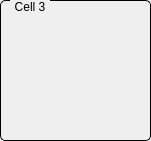
   <widget class="QGroupBox" name="groupBox_4">
    <property name="geometry">
     <rect>
      <x>10</x>
      <y>150</y>
      <width>151</width>
      <height>141</height>
     </rect>
    </property>
    <property name="styleSheet">
     <string notr="true">QGroupBox {
    border: 1px solid black;
    border-radius: 5px;
    margin-top: 0.5em;
}

QGroupBox::title {
    subcontrol-origin: margin;
    left: 10px;
    padding: 0 3px 0 3px;
}</string>
    </property>
    <property name="title">
     <string>Cell 3</string>
    </property>
    <widget class="QESimpleShape" name="qesimpleshape_91">
     <property name="geometry">
      <rect>
       <x>10</x>
       <y>30</y>
       <width>16</width>
       <height>16</height>
      </rect>
     </property>
     <property name="shape">
      <enum>QSimpleShape::circle</enum>
     </property>
     <property name="modulus">
      <number>2</number>
     </property>
     <property name="colour0" stdset="0">
      <color>
       <red>50</red>
       <green>20</green>
       <blue>20</blue>
      </color>
     </property>
     <property name="colour1" stdset="0">
      <color>
       <red>240</red>
       <green>5</green>
       <blue>5</blue>
      </color>
     </property>
     <property name="variable" stdset="0">
      <string>BOC$(cell)-CO-SB1:isInterlock</string>
     </property>
     <property name="variableSubstitutions" stdset="0">
      <string>cell=03</string>
     </property>
     <property name="displayAlarmStateOption" stdset="0">
      <enum>QE::Never</enum>
     </property>
    </widget>
    <widget class="QESubstitutedLabel" name="qesubstitutedlabel_91">
     <property name="geometry">
      <rect>
       <x>30</x>
       <y>30</y>
       <width>110</width>
       <height>17</height>
      </rect>
     </property>
     <property name="alignment">
      <set>Qt::AlignCenter</set>
     </property>
     <property name="labelText" stdset="0">
      <string>BOC$(cell)-CO-SB1</string>
     </property>
     <property name="textSubstitutions" stdset="0">
      <string>cell=03</string>
     </property>
    </widget>
    <widget class="QESubstitutedLabel" name="qesubstitutedlabel_92">
     <property name="geometry">
      <rect>
       <x>30</x>
       <y>50</y>
       <width>110</width>
       <height>17</height>
      </rect>
     </property>
     <property name="alignment">
      <set>Qt::AlignCenter</set>
     </property>
     <property name="labelText" stdset="0">
      <string>BOC$(cell)-CO-SB2</string>
     </property>
     <property name="textSubstitutions" stdset="0">
      <string>cell=03</string>
     </property>
    </widget>
    <widget class="QESimpleShape" name="qesimpleshape_92">
     <property name="geometry">
      <rect>
       <x>10</x>
       <y>50</y>
       <width>16</width>
       <height>16</height>
      </rect>
     </property>
     <property name="shape">
      <enum>QSimpleShape::circle</enum>
     </property>
     <property name="modulus">
      <number>2</number>
     </property>
     <property name="colour0" stdset="0">
      <color>
       <red>50</red>
       <green>20</green>
       <blue>20</blue>
      </color>
     </property>
     <property name="colour1" stdset="0">
      <color>
       <red>240</red>
       <green>5</green>
       <blue>5</blue>
      </color>
     </property>
     <property name="variable" stdset="0">
      <string>BOC$(cell)-CO-SB2:isInterlock</string>
     </property>
     <property name="variableSubstitutions" stdset="0">
      <string>cell=03</string>
     </property>
     <property name="displayAlarmStateOption" stdset="0">
      <enum>QE::Never</enum>
     </property>
    </widget>
    <widget class="QESubstitutedLabel" name="qesubstitutedlabel_93">
     <property name="geometry">
      <rect>
       <x>30</x>
       <y>70</y>
       <width>110</width>
       <height>17</height>
      </rect>
     </property>
     <property name="alignment">
      <set>Qt::AlignCenter</set>
     </property>
     <property name="labelText" stdset="0">
      <string>BOC$(cell)-CO-SB3</string>
     </property>
     <property name="textSubstitutions" stdset="0">
      <string>cell=03</string>
     </property>
    </widget>
    <widget class="QESimpleShape" name="qesimpleshape_93">
     <property name="geometry">
      <rect>
       <x>10</x>
       <y>70</y>
       <width>16</width>
       <height>16</height>
      </rect>
     </property>
     <property name="shape">
      <enum>QSimpleShape::circle</enum>
     </property>
     <property name="modulus">
      <number>2</number>
     </property>
     <property name="colour0" stdset="0">
      <color>
       <red>50</red>
       <green>20</green>
       <blue>20</blue>
      </color>
     </property>
     <property name="colour1" stdset="0">
      <color>
       <red>240</red>
       <green>5</green>
       <blue>5</blue>
      </color>
     </property>
     <property name="variable" stdset="0">
      <string>BOC$(cell)-CO-SB3:isInterlock</string>
     </property>
     <property name="variableSubstitutions" stdset="0">
      <string>cell=03</string>
     </property>
     <property name="displayAlarmStateOption" stdset="0">
      <enum>QE::Never</enum>
     </property>
    </widget>
    <widget class="QESubstitutedLabel" name="qesubstitutedlabel_94">
     <property name="geometry">
      <rect>
       <x>30</x>
       <y>90</y>
       <width>110</width>
       <height>17</height>
      </rect>
     </property>
     <property name="alignment">
      <set>Qt::AlignCenter</set>
     </property>
     <property name="labelText" stdset="0">
      <string>BOC$(cell)-CO-SB4</string>
     </property>
     <property name="textSubstitutions" stdset="0">
      <string>cell=03</string>
     </property>
    </widget>
    <widget class="QESimpleShape" name="qesimpleshape_94">
     <property name="geometry">
      <rect>
       <x>10</x>
       <y>90</y>
       <width>16</width>
       <height>16</height>
      </rect>
     </property>
     <property name="shape">
      <enum>QSimpleShape::circle</enum>
     </property>
     <property name="modulus">
      <number>2</number>
     </property>
     <property name="colour0" stdset="0">
      <color>
       <red>50</red>
       <green>20</green>
       <blue>20</blue>
      </color>
     </property>
     <property name="colour1" stdset="0">
      <color>
       <red>240</red>
       <green>5</green>
       <blue>5</blue>
      </color>
     </property>
     <property name="variable" stdset="0">
      <string>BOC$(cell)-CO-SB4:isInterlock</string>
     </property>
     <property name="variableSubstitutions" stdset="0">
      <string>cell=03</string>
     </property>
     <property name="displayAlarmStateOption" stdset="0">
      <enum>QE::Never</enum>
     </property>
    </widget>
    <widget class="QESubstitutedLabel" name="qesubstitutedlabel_95">
     <property name="geometry">
      <rect>
       <x>30</x>
       <y>110</y>
       <width>110</width>
       <height>17</height>
      </rect>
     </property>
     <property name="alignment">
      <set>Qt::AlignCenter</set>
     </property>
     <property name="labelText" stdset="0">
      <string>BOC$(cell)-CO-SB5</string>
     </property>
     <property name="textSubstitutions" stdset="0">
      <string>cell=03</string>
     </property>
    </widget>
    <widget class="QESimpleShape" name="qesimpleshape_95">
     <property name="geometry">
      <rect>
       <x>10</x>
       <y>110</y>
       <width>16</width>
       <height>16</height>
      </rect>
     </property>
     <property name="shape">
      <enum>QSimpleShape::circle</enum>
     </property>
     <property name="modulus">
      <number>2</number>
     </property>
     <property name="colour0" stdset="0">
      <color>
       <red>50</red>
       <green>20</green>
       <blue>20</blue>
      </color>
     </property>
     <property name="colour1" stdset="0">
      <color>
       <red>240</red>
       <green>5</green>
       <blue>5</blue>
      </color>
     </property>
     <property name="variable" stdset="0">
      <string>BOC$(cell)-CO-SB5:isInterlock</string>
     </property>
     <property name="variableSubstitutions" stdset="0">
      <string>cell=03</string>
     </property>
     <property name="displayAlarmStateOption" stdset="0">
      <enum>QE::Never</enum>
     </property>
    </widget>
   </widget>
